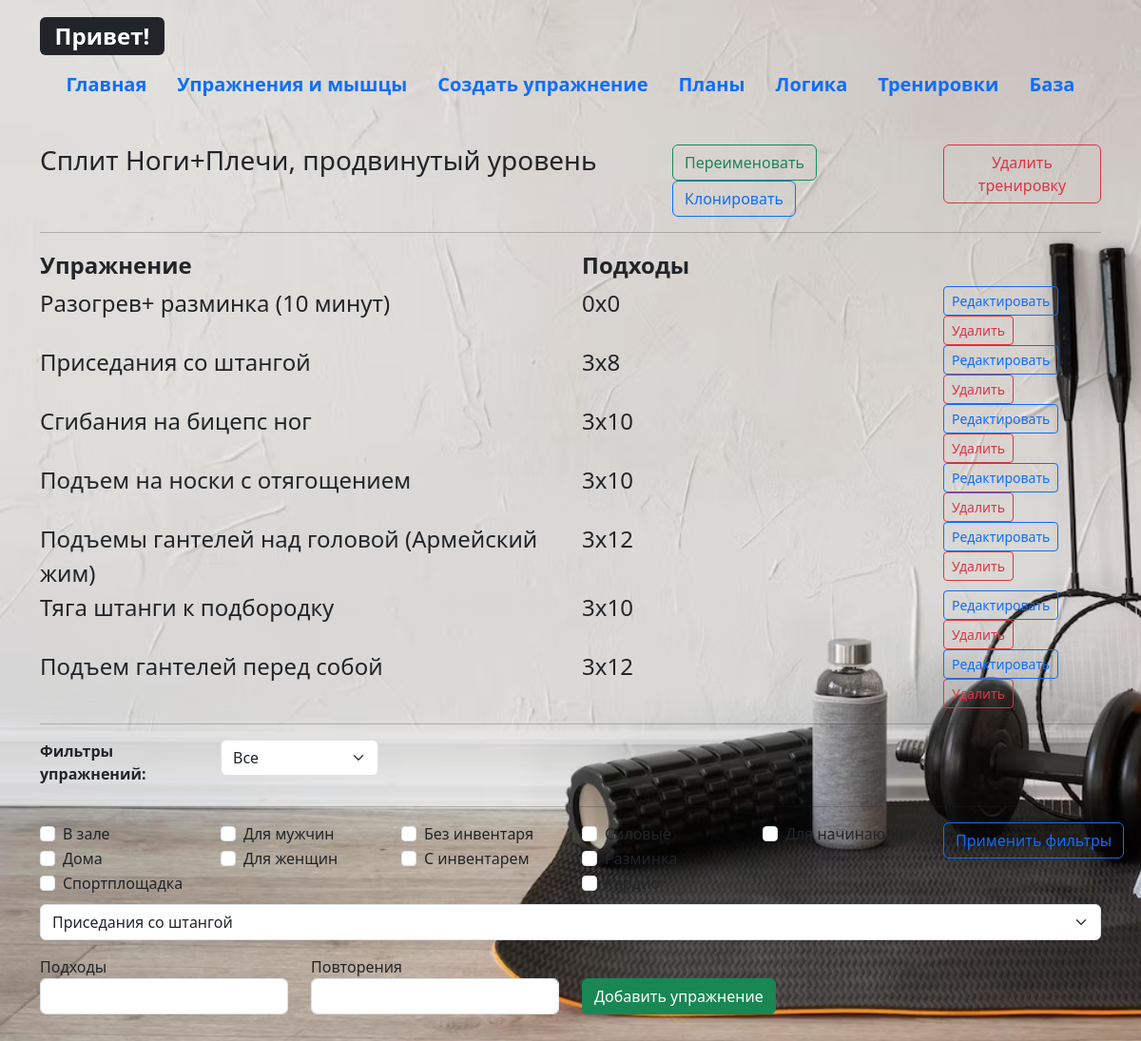
The app's page /edit_train/3, older data.
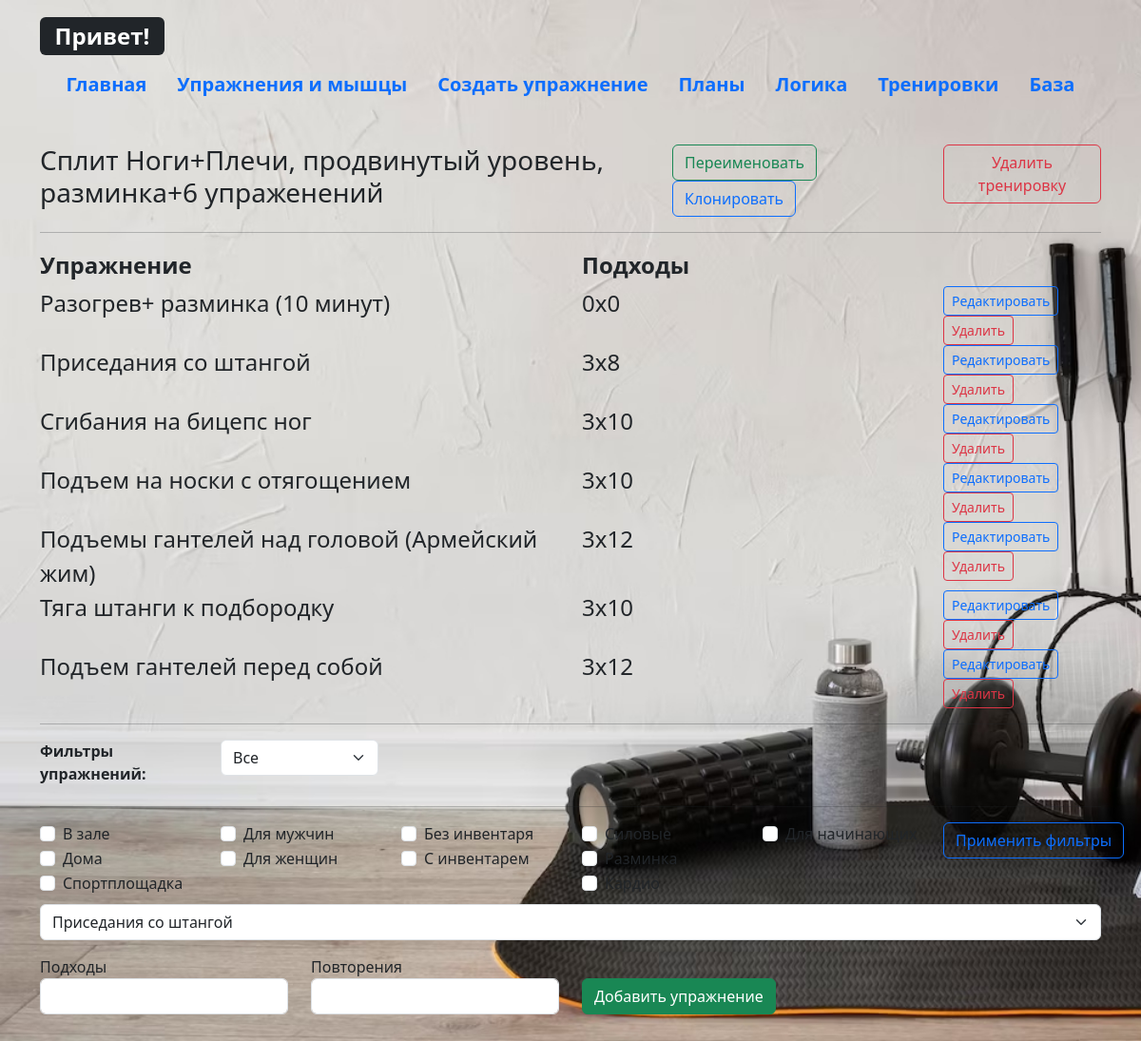
The same page, newer data.
### _models.py (models this page shows, shortened)
class Training(db.Model):
    __tablename__ = 'trainings'
    training_id = db.Column(db.Integer, primary_key=True)
    name = db.Column(db.String(50), nullable=False)
    assigned = db.Column(db.Boolean, default=False)
    completed = db.Column(db.Boolean, default=False)
    date_created = db.Column(db.DateTime, nullable=False, default=datetime.utcnow())
    date_complited = db.Column(db.DateTime)
    exercises = relationship('Exercise', secondary='training_exercises', overlaps="trainings")

### main.py (the view)
@app.route('/edit_train/<int:train_id>', methods=['POST', 'GET'])
def edit_train(train_id):
    config_filters = config.FILTER_LIST # основные фильтры из конфига (список списков)
    config_filter_targets = config.FILTER_TARGETS   # список фильтров таргета - групп мышц
    train = Training.query.filter_by(training_id=train_id).first()  # нахожу тренировку по ID которое передано в роуте
    exercise_filter_list = session.get('exercise_filter_list', [])  # загрузка списка фильтров из сессии, или пустой
    target_filter = session.get('target_filter','-1')   # загрузка фильтра таргета из сессии, по умолч -1 (все)
    group_conditions = []
    for group in exercise_filter_list:
        group_condition = or_(*[Exercise.filters.contains(filter) for filter in group])
        group_conditions.append(group_condition)
    combined_condition = and_(*group_conditions)
    filtered_exercises = Exercise.query.filter(combined_condition).all()
    if int(target_filter) >= 0:
        target_filter_name = config_filter_targets[int(target_filter)+1]
        exercises = [ex for ex in filtered_exercises if ex.target == target_filter_name]    # отбираю по полю таргет
    else:
        exercises = filtered_exercises  # если фильтр -1 (все) то не фильтрую
    if train:
        train_name = train.name
        session['train'] = train
        session['train_name'] = train_name
        te_info_list = get_training_connections(train_name) # функция для получения связанных с тренировкой полей
        session['te_info_list'] = te_info_list
    return render_template('edit_train.html', train=train, te_info_list=te_info_list,
                           exercises=exercises, config_filters=config_filters, exercise_filter_list=exercise_filter_list,
                           config_filter_targets=config_filter_targets, target_filter=target_filter)

### templates/edit_train.html (shortened to what this page needs)
{% extends 'base.html' %}
{% block body %}
<div class="row mb-1">
            <div class="col-7">
                <h3>{{train.name}}</h3>
            </div>
            <div class="col-3">
                <button type="button" class="btn btn-outline-success" data-bs-toggle="modal" data-bs-target="#rename_train">Переименовать</button>
                <a href="#" class="btn btn-outline-primary">Клонировать</a>
            </div>
            <div class="col-2">
                <a href="#" class="btn btn-outline-danger">Удалить тренировку</a>
            </div>
        </div>
<hr>
{% if te_info_list %}
<div class="row mb-1 ">
            <div class="col-6 fs-4">
                <b>Упражнение</b>
            </div>
            <div class="col-3 fs-4">
                <b>Подходы</b>
            </div>
            <div class="col-3">
            </div>
</div>
<div class="row mb-1">
    {% for te_info in te_info_list %}
            <div class="col-6 fs-4">
                {{te_info[0].name}}
            </div>
            <div class="col-4 fs-4">
                {{te_info[1]}}x{{te_info[2]}}
            </div>
            <div class="col-2">
                <a href="#" class="btn btn-outline-primary btn-sm">Редактировать</a>
                <button type="button" class="btn btn-outline-danger btn-sm" data-bs-toggle="modal" data-bs-target="#confirmDelete{{ te_info[0].exercise_id }}">Удалить</button>
            </div>
    {% endfor %}
</div>
{% else %} <h4>В этой тренировке пока нет упражнений</h4> {% endif %}
<hr>
<form action="/get_exercise_filter_list" method="post">
    <div class="row mb-0">
        <div class="col-2">
            <b>Фильтры упражнений:</b>
        </div>
        <div class="col-2">
            <select name="select_target" id="select_target" class="form-select form-select-md mb-3 me-2" aria-label=".form-select-md example">>
                {% for num in range(config_filter_targets|length) %}
                    <option value="{{num-1}}" {% if target_filter|int+1 == num %} selected {% endif %}>{{config_filter_targets[num]}}
                {% endfor %}
        </select>
        </div>
    </div>
    <hr>
    <div class="row mb-2">
                {% for i in range(config_filters|length) %}
        <div class="col-2">
                    {% for key, filter in config_filters[i].items() %}
                        <div class="form-check">
                            <input class="form-check-input" type="checkbox" name="filters{{i+1}}" value="{{key}}" id="chk_{{key}}" {% if key in exercise_filter_list[i]  %} checked {% endif %}>
                            <label class="form-check-label" for="chk_{{key}}">
                               {{filter}}
                            </label>
                        </div>
                    {% endfor %}
        </div>
                {% endfor %}
        <div class="col-2">
            <input type="submit" class="btn btn-outline-primary" value="Применить фильтры">
        </div>
    </div>
</form>
<form action="/train_add_ex" method="post">
        <select name="select_exercise" id="select_exercise" class="form-select form-select-md mb-3 me-2" aria-label=".form-select-md example">>
                {% for ex in exercises %}
                    <option value="{{ex.exercise_id}}">{{ex.name}}
                {% endfor %}
        </select>
            <div class="row mb-2">
            <div class="col-3">
                Подходы <br>
                <input type="number" name="sets" id="sets" class="form-control mb-2" required>
            </div>
            <div class="col-3">
                Повторения <br>
                <input type="number" name="reps" id="reps" class="form-control mb-2" required><br>
            </div>
            <div class="col-3">
                <br>
                <input type="submit" class="btn btn-success" value="Добавить упражнение">
            </div>
            </div>
</form>
{% endblock %}

Row changes from the older to the newer data that the page shows:
changed Training: name "Сплит Ноги+Плечи, продвинутый уровень" → "Сплит Ноги+Плечи, продвинутый уровень, разминка+6 упраженений"
